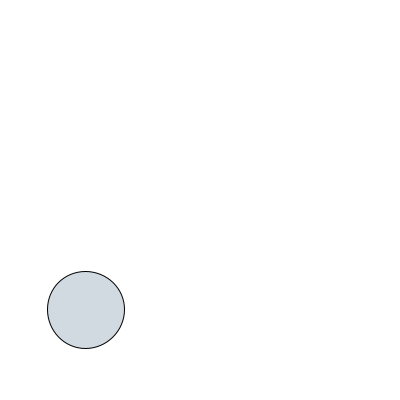
Frame 1 (no input)
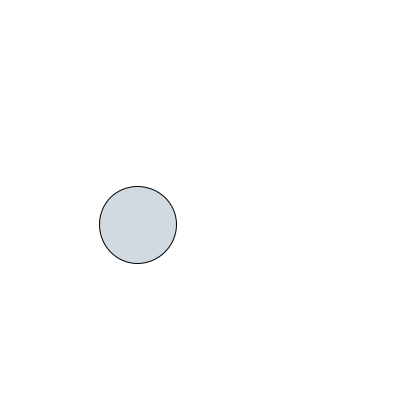
Frame 60 (the mouse pressed at the canvas centre just before this capture)
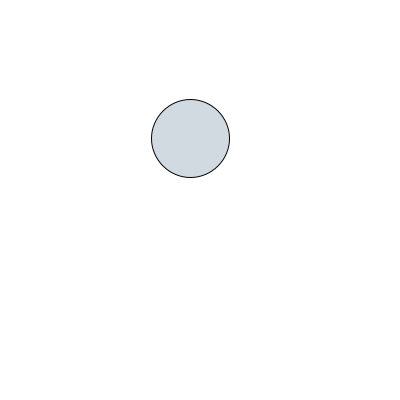
Frame 120 (the mouse held since frame 60 and released just before this capture)

The Processing sketch that drew these frames (run headless with seeded random() and noise(); from frame 60 on, the mouse is pressed at the canvas centre):

// Processing sketch: circle
// ── circle.pde
ColorCircle circle;

void setup() {
  size(400, 400);
  circle = new ColorCircle();
}

void draw() {
  background(255);
  circle.display();
  circle.move();
}

// ── ColorCircle.pde
class ColorCircle {
  private float x;
  private float y;
  private float w;
  private color c;
  private float speedX;
  private float speedY;

  public ColorCircle() {
    reset();
  }

  private void reset() {
    speedX = random(-3, 3);
    if (abs(speedX) < 0.5) {
      if (speedX < 0) {
        speedX = -0.5;
      } else {
        speedX = 0.5;
      }
    }
    speedY = random(-3, 3);
    if (abs(speedY) < 0.5) {
      if (speedY < 0) {
        speedY = -0.5;
      } else {
        speedY = 0.5;
      }
    }

    w = random(20,80);
    x = random(0, width-w/2);
    y = random(0, height-w/2);
    c = color(random(0, 255), random(0, 255), random(0, 255), random(0, 200));
  }

  public void display() {
    fill(c);
    circle(x, y, w);
  }

  public void move() {
    x = x + speedX;
    x = constrain(x, 0+w/2, width-w/2);
    if (x + w/2 >= width || x <= 0+w/2) {
      speedX = speedX * -1;
    }
    y = y + speedY;
    y = constrain(y, 0+w/2, height-w/2);
    if (y+w/2 >= height || y <= 0+w/2) {
      speedY = speedY*-1;
    }
  }

  public float getX() {
    return x;
  }

  public float getY() {
    return y;
  }

  public float getW() {
    return w;
  }


}
